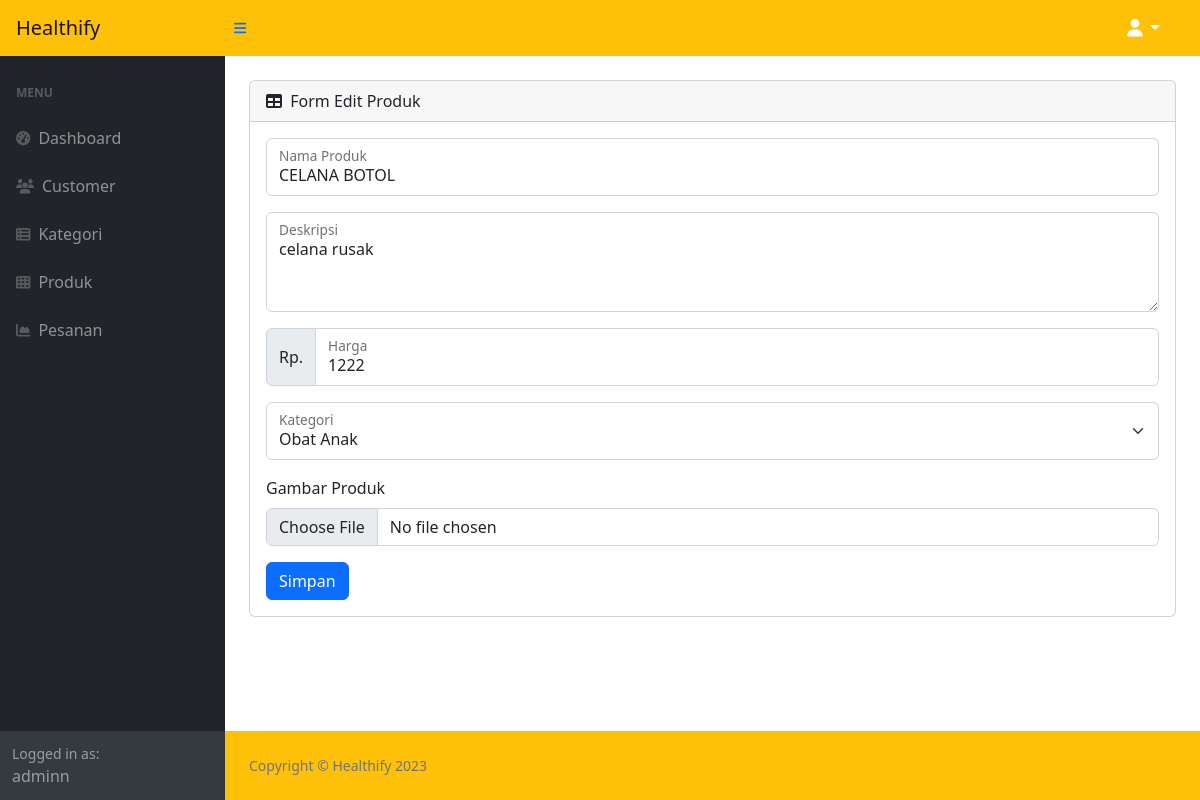
The page /admin/editproduct.php?product=2 (signed in) on the database its author committed.
### tables this page shows
CREATE TABLE `products` (
  `productID` int(11) NOT NULL,
  `productname` varchar(100) NOT NULL,
  `description` text NOT NULL,
  `price` int(11) NOT NULL,
  `category` varchar(100) NOT NULL,
  `product_image` varchar(100) NOT NULL
);

### admin/editproduct.php (the view, shortened to what this page needs)
<?php
include('../connections/localhost.php');
$id = $_GET['product'];
$result = mysqli_query($conn, "SELECT * FROM products WHERE productID=$id");
while($data = mysqli_fetch_array($result))
{
    $name = $data['productname'];
    $desc = $data['description'];
    $price = $data['price'];
    $category = $data['category'];
}
?>
<?php include("template/header.php");?>
<?php include("template/navbar.php");?>
<div id="layoutSidenav_content">
    <main>
        <div class="container-fluid px-4">
          <div class="card mb-4 mt-4">
                <div class="card-header">
                    <i class="fas fa-table me-1"></i>
                    Form Edit Produk
                </div>
                <div class="card-body">
                    <form action="" method="post" enctype="multipart/form-data">
                        <div class="form-floating mb-3">
                            <input name="name" type="text" class="form-control" id="floatingInput" placeholder="Nama Produk" maxlength="30" required value="<?php echo $name;?>">
                            <label for="floatingInput">Nama Produk</label>
                        </div>
                        <div class="form-floating mb-3">
                            <textarea name="desc" class="form-control" placeholder="Deskripsi" id="floatingTextarea2" style="height: 100px"><?php echo htmlspecialchars($desc); ?></textarea>
                            <label for="floatingTextarea2">Deskripsi</label>
                        </div>
                        <div class="input-group mb-3">
                            <span class="input-group-text">Rp.</span>
                            <div class="form-floating">
                            <input name="price" type="text" class="form-control" placeholder="Harga" required value=<?php echo $price;?>>
                                <label for="price" class="form-label">Harga</label>
                            </div>
                        </div>
                        <div class="form-floating mb-3">
                            <select name="category" class="form-select" id="floatingSelect" aria-label="Floating label select example">
                                <option value="<?php echo htmlspecialchars($category); ?>" selected><?php echo htmlspecialchars($category); ?></option>
                            </select>
                            <label for="floatingSelect">Kategori</label>
                        </div>
                        <div class="mb-3">
                            <label for="basic-url" class="form-label">Gambar Produk</label>
                            <div class="input-group">
                                <input name="product_image" type="file" accept=".jpg, .jpeg, .png" class="form-control" id="inputGroupFile01">
                            </div>
                        </div>
                        <input class="btn btn-primary" type="submit" name="update" value="Simpan">
                    </form>
                </div>
            </div>
        </div>
    </main>
<?php include("template/footer.php");?>

### rows shown on the page
products: name "CELANA BOTOL", desc "celana rusak", price "1222", category "Obat Anak"

### other values the page prints
$_SESSION['name'] "adminn"
